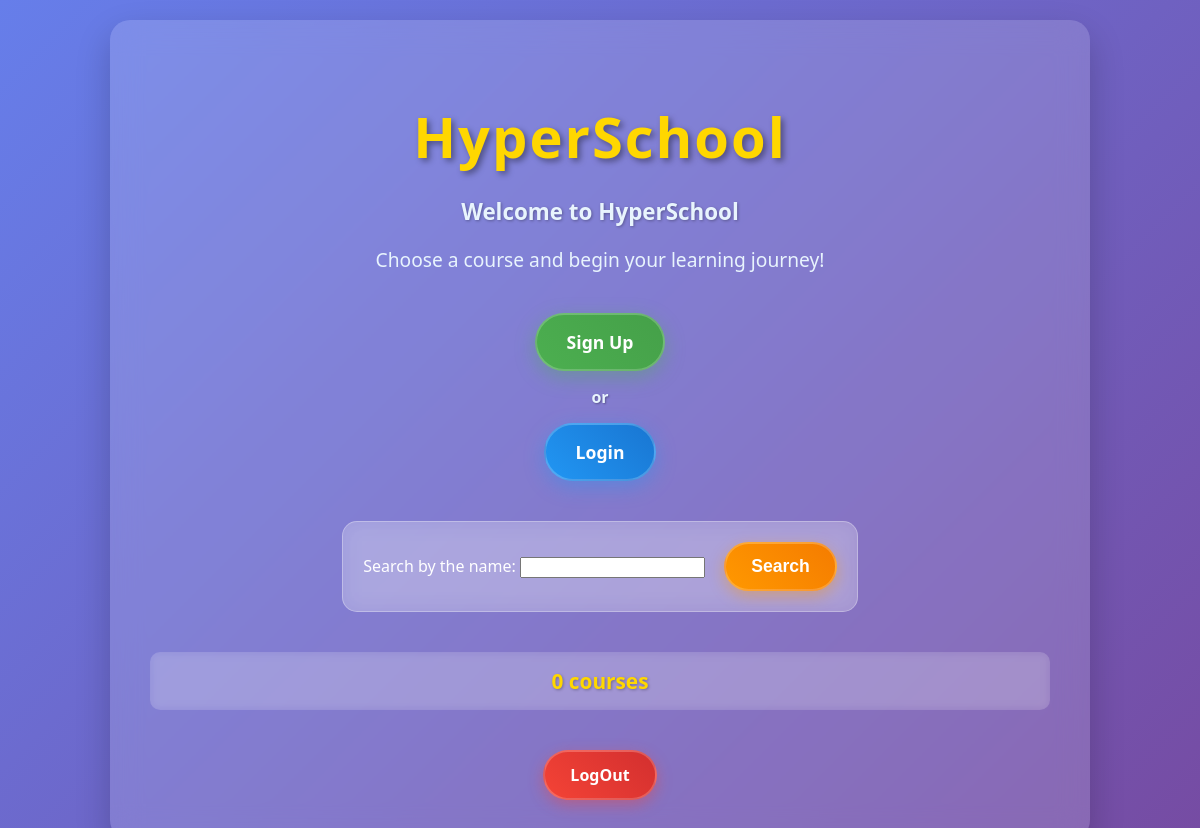
Page /schedule/main/ on the earlier database version.
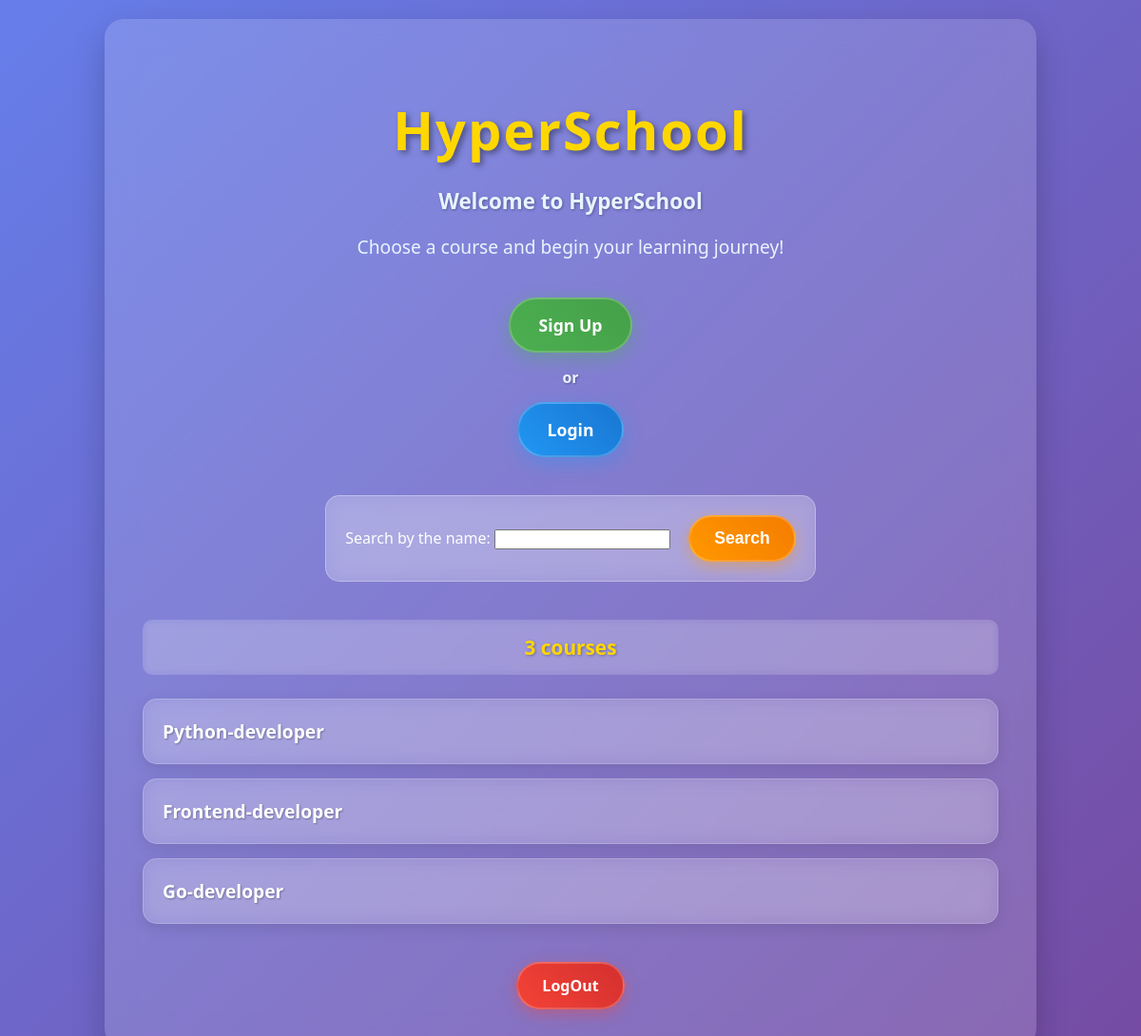
Same page on the later database version.
### schedule/models.py (models this page shows, shortened)
class Course(models.Model):
    title = models.CharField(max_length=225)
    info = models.TextField(blank=True)
    duration_months = models.IntegerField()
    price = models.DecimalField(max_digits=6, decimal_places=2)
    teacher = models.ManyToManyField("Teacher", blank=True)
    def get_absolute_url(self):
        return reverse("course_detail", kwargs={"pk": self.id})

### schedule/views.py (the view)
# urls.py: path("main/", views.search_view, name="search"),
def search_view(request):
    form = forms.SearchForm(request.GET or None)
    number_of_courses = models.Course.objects.count()
    context = {"form": form, "number_of_courses": f"{number_of_courses} courses"}
    if form.is_valid():
        context["searched"] = models.Course.objects.filter(title__icontains=form.cleaned_data['q'])
        return render(request,'schedule/base.html', context)
    else:
        context["searched"] = models.Course.objects.all()
        return render(request,'schedule/base.html', context)

### schedule/forms.py
class SearchForm(forms.Form):
    q = forms.CharField(max_length=200, label="Search by the name")

### schedule/templates/schedule/base.html (shortened to what this page needs)
<!DOCTYPE html>
<html lang="en">
<head>
</head>
<body style="background: linear-gradient(135deg, #667eea 0%, #764ba2 100%); font-family: 'Segoe UI', Tahoma, Geneva, Verdana, sans-serif; margin: 0; padding: 20px; min-height: 100vh; color: white;">
    <div style="max-width: 900px; margin: 0 auto; background: rgba(255, 255, 255, 0.15); padding: 40px; border-radius: 20px; backdrop-filter: blur(15px); box-shadow: 0 15px 35px rgba(0, 0, 0, 0.2);">
        <h1 style="text-align: center; font-size: 3.5em; margin-bottom: 15px; text-shadow: 3px 3px 6px rgba(0, 0, 0, 0.4); color: #FFD700; font-weight: 800; letter-spacing: 2px;">HyperSchool</h1>
        <p style="text-align: center; font-size: 1.4em; margin-bottom: 8px; color: #E8F4FD; font-weight: 600; text-shadow: 1px 1px 3px rgba(0, 0, 0, 0.3);">Welcome to HyperSchool</p>
        <p style="text-align: center; font-size: 1.2em; margin-bottom: 40px; color: #E8F4FD; font-weight: 500;">Choose a course and begin your learning journey!</p>
        <div style="text-align: center; margin-bottom: 40px;">
            <a href="/signup/" style="display: inline-block; background: linear-gradient(45deg, #4CAF50, #45a049); color: white; padding: 15px 30px; text-decoration: none; border-radius: 30px; margin: 0 15px; font-weight: bold; font-size: 1.1em; box-shadow: 0 6px 20px rgba(76, 175, 80, 0.4); transition: all 0.3s ease; border: 2px solid rgba(255, 255, 255, 0.2);">Sign Up</a>
            <p style="margin: 15px 0; font-size: 1em; color: #E8F4FD; font-weight: 600; text-shadow: 1px 1px 2px rgba(0, 0, 0, 0.3);">or</p>
            <a href="/login/" style="display: inline-block; background: linear-gradient(45deg, #2196F3, #1976D2); color: white; padding: 15px 30px; text-decoration: none; border-radius: 30px; margin: 0 15px; font-weight: bold; font-size: 1.1em; box-shadow: 0 6px 20px rgba(33, 150, 243, 0.4); transition: all 0.3s ease; border: 2px solid rgba(255, 255, 255, 0.2);">Login</a>
        </div>
        <form method="get" style="text-align: center; margin-bottom: 40px;">
            <div style="display: inline-block; background: rgba(255, 255, 255, 0.2); padding: 20px; border-radius: 15px; backdrop-filter: blur(10px); border: 1px solid rgba(255, 255, 255, 0.3);">
                {{ form }}
                <button type="submit" style="background: linear-gradient(45deg, #FF9800, #F57C00); color: white; border: none; padding: 12px 25px; border-radius: 25px; cursor: pointer; font-weight: bold; margin-left: 15px; font-size: 1.1em; box-shadow: 0 5px 15px rgba(255, 152, 0, 0.4); border: 2px solid rgba(255, 255, 255, 0.2);">Search</button>
            </div>
        </form>
        <p style="text-align: center; font-size: 1.3em; margin-bottom: 25px; font-weight: bold; color: #FFD700; text-shadow: 1px 1px 3px rgba(0, 0, 0, 0.3); background: rgba(255, 255, 255, 0.1); padding: 15px; border-radius: 10px; backdrop-filter: blur(5px);">{{ number_of_courses }}</p>
        <ul style="list-style: none; padding: 0; margin: 0;">
        {% for item in searched %}
            <li style="background: rgba(255, 255, 255, 0.15); margin: 15px 0; padding: 20px; border-radius: 15px; backdrop-filter: blur(10px); transition: all 0.3s ease; border: 1px solid rgba(255, 255, 255, 0.2); box-shadow: 0 5px 15px rgba(0, 0, 0, 0.1);">
                <a href="{{ item.get_absolute_url }}" style="color: white; text-decoration: none; font-size: 1.2em; font-weight: 600; display: block; text-shadow: 1px 1px 2px rgba(0, 0, 0, 0.3);">{{ item.title }}</a>
            </li>
        {% endfor %}
        </ul>
        <div style="text-align: center; margin-top: 40px;">
            <a href="/log_out/" style="display: inline-block; background: linear-gradient(45deg, #f44336, #d32f2f); color: white; padding: 12px 25px; text-decoration: none; border-radius: 25px; font-weight: bold; font-size: 1em; box-shadow: 0 5px 15px rgba(244, 67, 54, 0.4); border: 2px solid rgba(255, 255, 255, 0.2);">LogOut</a>
        </div>
    </div>
</body>
</html>

Differences in the rows shown:
added Course: title "Python-developer"
added Course: title "Frontend-developer"
added Course: title "Go-developer"
Other differences:
{{ number_of_courses }}: "0 courses" → "3 courses"
